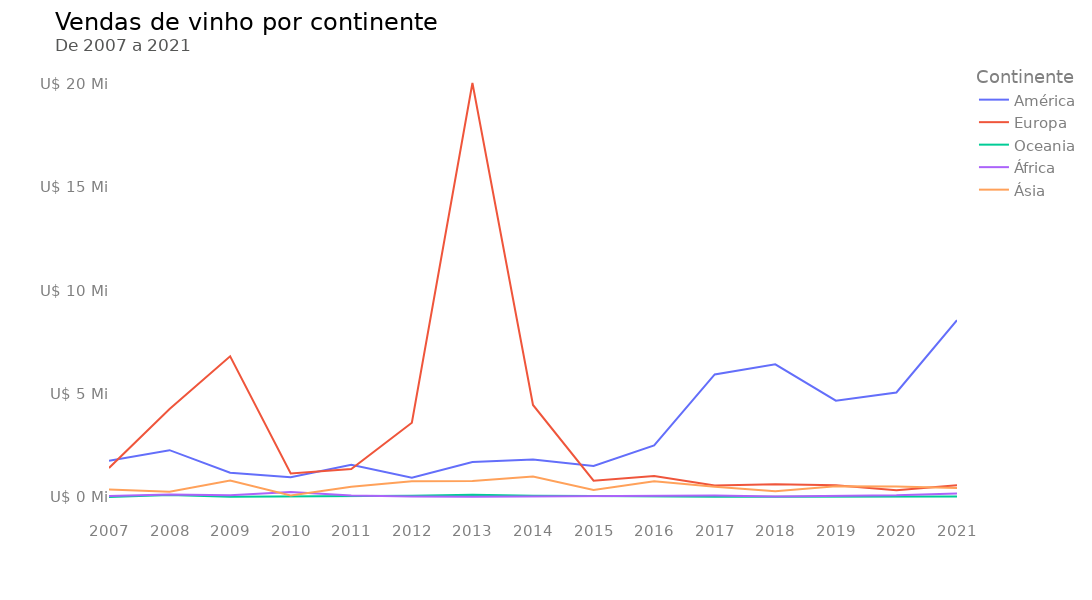

Notebook code for this chart:
### Code cell
# Importando a biblioteca
import plotly.express as px

# Gerando um gráfico de linha com o faturamento da loja por trimestre dividido por região
fig = px.line(vendas_por_ano, x=vendas_por_ano.index, y=vendas_por_ano.columns)

# Ajustando o layout do gráfico
fig.update_layout(width=1300, height=600, font_family = 'DejaVu Sans', font_size=15,
                  font_color= "grey", title_font_color= "black", title_font_size=24,
                  title_text='Vendas de vinho por continente' +
                             '<br><sup size=1 style="color:#555655">De 2007 a 2021</sup>',
                  xaxis_title='', yaxis_title='', plot_bgcolor= "white")

# Ajustando os ticks do eixo y para o formato em milhões
fig.update_yaxes(tickprefix="U$ ", ticksuffix=" Mi")

fig.show()

### Figure 1 — Plotly figure (JSON) as saved in the notebook; plotly's stock layout.template omitted (floating-point values rounded to 4 significant figures)
{"data": [{"hovertemplate": "Continente=América<br>Ano=%{x}<br>value=%{y}<extra></extra>", "legendgroup": "América", "line": {"color": "#636efa", "dash": "solid"}, "mode": "lines", "name": "América", "orientation": "v", "showlegend": true, "type": "scatter", "x": ["2007", "2008", "2009", "2010", "2011", "2012", "2013", "2014", "2015", "2016", "2017", "2018", "2019", "2020", "2021"], "xaxis": "x", "y": [1.761, 2.267, 1.174, 0.9525, 1.561, 0.9375, 1.69, 1.811, 1.506, 2.502, 5.935, 6.426, 4.666, 5.059, 8.56], "yaxis": "y"}, {"hovertemplate": "Continente=Europa<br>Ano=%{x}<br>value=%{y}<extra></extra>", "legendgroup": "Europa", "line": {"color": "#EF553B", "dash": "solid"}, "mode": "lines", "name": "Europa", "orientation": "v", "showlegend": true, "type": "scatter", "x": ["2007", "2008", "2009", "2010", "2011", "2012", "2013", "2014", "2015", "2016", "2017", "2018", "2019", "2020", "2021"], "xaxis": "x", "y": [1.406, 4.258, 6.81, 1.14, 1.359, 3.596, 20.05, 4.457, 0.7918, 1.014, 0.554, 0.6161, 0.5643, 0.3212, 0.5656], "yaxis": "y"}, {"hovertemplate": "Continente=Oceania<br>Ano=%{x}<br>value=%{y}<extra></extra>", "legendgroup": "Oceania", "line": {"color": "#00cc96", "dash": "solid"}, "mode": "lines", "name": "Oceania", "orientation": "v", "showlegend": true, "type": "scatter", "x": ["2007", "2008", "2009", "2010", "2011", "2012", "2013", "2014", "2015", "2016", "2017", "2018", "2019", "2020", "2021"], "xaxis": "x", "y": [0.000281, 0.09928, 0.009195, 0.01796, 0.0487, 0.06486, 0.1058, 0.05738, 0.05149, 0.02327, 0.01564, 0.01247, 0.007514, 0.003963, 0.02644], "yaxis": "y"}, {"hovertemplate": "Continente=África<br>Ano=%{x}<br>value=%{y}<extra></extra>", "legendgroup": "África", "line": {"color": "#ab63fa", "dash": "solid"}, "mode": "lines", "name": "África", "orientation": "v", "showlegend": true, "type": "scatter", "x": ["2007", "2008", "2009", "2010", "2011", "2012", "2013", "2014", "2015", "2016", "2017", "2018", "2019", "2020", "2021"], "xaxis": "x", "y": [0.04976, 0.1154, 0.08435, 0.2393, 0.07061, 0.01906, 0.01154, 0.02312, 0.01709, 0.03539, 0.06916, 0.02597, 0.07051, 0.07944, 0.1706], "yaxis": "y"}, {"hovertemplate": "Continente=Ásia<br>Ano=%{x}<br>value=%{y}<extra></extra>", "legendgroup": "Ásia", "line": {"color": "#FFA15A", "dash": "solid"}, "mode": "lines", "name": "Ásia", "orientation": "v", "showlegend": true, "type": "scatter", "x": ["2007", "2008", "2009", "2010", "2011", "2012", "2013", "2014", "2015", "2016", "2017", "2018", "2019", "2020", "2021"], "xaxis": "x", "y": [0.3651, 0.2508, 0.793, 0.07699, 0.4981, 0.7668, 0.7703, 0.9886, 0.3425, 0.7572, 0.4927, 0.2832, 0.5242, 0.513, 0.435], "yaxis": "y"}], "layout": {"font": {"color": "grey", "family": "DejaVu Sans", "size": 15}, "height": 600, "legend": {"title": {"text": "Continente"}, "tracegroupgap": 0}, "margin": {"t": 60}, "plot_bgcolor": "white", "title": {"font": {"color": "black", "size": 24}, "text": "Vendas de vinho por continente<br><sup size=1 style=\"color:#555655\">De 2007 a 2021</sup>"}, "width": 1300, "xaxis": {"anchor": "y", "domain": [0, 1], "title": {"text": ""}}, "yaxis": {"anchor": "x", "domain": [0, 1], "tickprefix": "U$ ", "ticksuffix": " Mi", "title": {"text": ""}}}}
